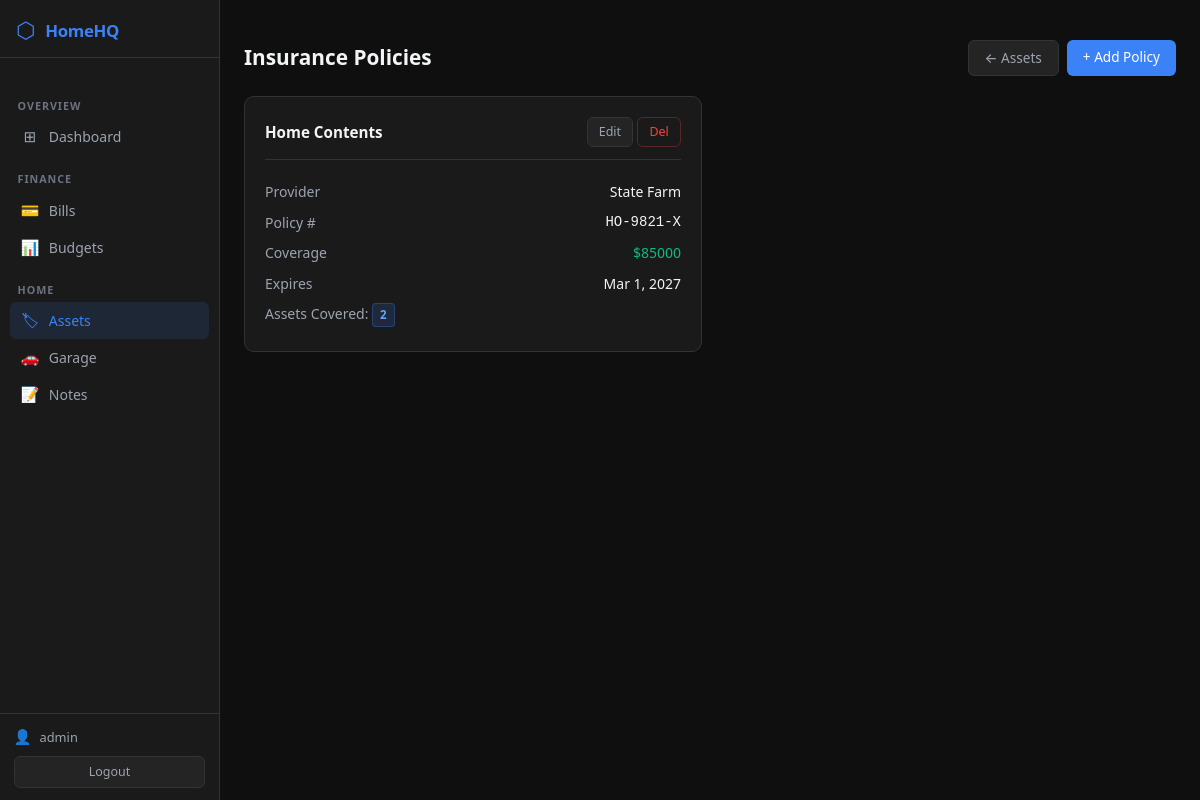
The app's page /assets/insurance/ (signed in) with its own data.
### assets/models.py (models this page shows, shortened)
class InsurancePolicy(models.Model):
    name = models.CharField(max_length=200)
    provider = models.CharField(max_length=200)
    policy_number = models.CharField(max_length=100)
    coverage_amount = models.DecimalField(max_digits=12, decimal_places=2, null=True, blank=True)
    expiry_date = models.DateField(null=True, blank=True)
    notes = models.TextField(blank=True)

### assets/views.py (the view)
# urls.py: path('insurance/', views.insurance_list, name='insurance_list'),
@login_required
def insurance_list(request):
    policies = InsurancePolicy.objects.all()
    return render(request, 'assets/insurance_list.html', {'policies': policies})

### templates/assets/insurance_list.html (shortened to what this page needs)
{% extends 'base.html' %}
{% block content %}
<div class="page-header mt-3">
  <div><h1 class="page-title">Insurance Policies</h1></div>
  <div class="d-flex gap-2">
    <a href="{% url 'asset_list' %}" class="btn-hq-secondary text-decoration-none">← Assets</a>
    <a href="{% url 'insurance_create' %}" class="btn-hq-primary text-decoration-none">+ Add Policy</a>
  </div>
</div>
<div class="row g-3">
  {% for policy in policies %}
  <div class="col-md-6">
    <div class="card-hq">
      <div class="card-hq-header">
        <h2 class="card-hq-title">{{ policy.name }}</h2>
        <div class="d-flex gap-1">
          <a href="{% url 'insurance_edit' policy.pk %}" class="btn-hq-secondary text-decoration-none" style="font-size:0.78rem;padding:0.3rem 0.7rem;">Edit</a>
          <a href="{% url 'insurance_delete' policy.pk %}" class="btn-hq-danger text-decoration-none" style="font-size:0.78rem;padding:0.3rem 0.7rem;">Del</a>
        </div>
      </div>
      <div style="font-size:0.875rem;">
        <div style="display:flex;justify-content:space-between;padding:0.3rem 0;"><span class="text-muted-hq">Provider</span><span>{{ policy.provider }}</span></div>
        <div style="display:flex;justify-content:space-between;padding:0.3rem 0;"><span class="text-muted-hq">Policy #</span><span style="font-family:monospace;">{{ policy.policy_number }}</span></div>
        {% if policy.coverage_amount %}<div style="display:flex;justify-content:space-between;padding:0.3rem 0;"><span class="text-muted-hq">Coverage</span><span style="color:var(--accent-green);">${{ policy.coverage_amount|floatformat:0 }}</span></div>{% endif %}
        {% if policy.expiry_date %}<div style="display:flex;justify-content:space-between;padding:0.3rem 0;"><span class="text-muted-hq">Expires</span><span>{{ policy.expiry_date|date:"M j, Y" }}</span></div>{% endif %}
        <div style="padding:0.3rem 0;"><span class="text-muted-hq">Assets Covered: </span><span class="badge-hq-blue">{{ policy.assets.count }}</span></div>
      </div>
    </div>
  </div>
  {% empty %}
  <div class="col-12"><div class="card-hq" style="text-align:center;padding:2rem;color:var(--text-muted);">No insurance policies. <a href="{% url 'insurance_create' %}" style="color:var(--accent-blue);">Add one.</a></div></div>
  {% endfor %}
</div>
{% endblock %}

### templates/base.html (shortened to what this page needs)
{% load static %}
<!DOCTYPE html>
<html lang="en">
<head>
  <link rel="stylesheet" href="{% static 'css/bootstrap.min.css' %}">
  <link rel="stylesheet" href="{% static 'css/homehq.css' %}">
</head>
<body>
<div class="shell">
  <aside class="sidebar">
    <a class="sidebar-brand text-decoration-none" href="{% url 'dashboard' %}">
      <span class="sidebar-brand-icon">⬡</span>
      <span class="sidebar-brand-text">HomeHQ</span>
    </a>
    <nav class="sidebar-nav mt-3">
      <div class="sidebar-section-label">Overview</div>
      <a class="sidebar-link text-decoration-none {% if request.resolver_match.url_name == 'dashboard' %}active{% endif %}"
         href="{% url 'dashboard' %}">
        <span class="sidebar-icon">⊞</span> Dashboard
      </a>
      <div class="sidebar-section-label">Finance</div>
      <a class="sidebar-link text-decoration-none {% if 'bills' in request.path %}active{% endif %}"
         href="{% url 'bill_list' %}">
        <span class="sidebar-icon">💳</span> Bills
      </a>
      <a class="sidebar-link text-decoration-none {% if 'budgets' in request.path %}active{% endif %}"
         href="{% url 'budget_list' %}">
        <span class="sidebar-icon">📊</span> Budgets
      </a>
      <div class="sidebar-section-label">Home</div>
      <a class="sidebar-link text-decoration-none {% if 'assets' in request.path %}active{% endif %}"
         href="{% url 'asset_list' %}">
        <span class="sidebar-icon">🏷</span> Assets
      </a>
      <a class="sidebar-link text-decoration-none {% if 'vehicles' in request.path %}active{% endif %}"
         href="{% url 'vehicle_list' %}">
        <span class="sidebar-icon">🚗</span> Garage
      </a>
      <a class="sidebar-link text-decoration-none {% if 'notes' in request.path %}active{% endif %}"
         href="{% url 'note_list' %}">
        <span class="sidebar-icon">📝</span> Notes
      </a>
    </nav>
    <div class="sidebar-footer">
      <div class="sidebar-user">
        <span class="sidebar-user-icon">👤</span>
        <span class="sidebar-username">{{ request.user.username }}</span>
      </div>
      <form method="post" action="{% url 'logout' %}" style="margin:0;">
        <button type="submit" class="sidebar-logout-btn">Logout</button>
      </form>
    </div>
  </aside>
  <div class="main-area">
    <div class="page-container">
      {% block content %}{% endblock %}
    </div>
  </div>
</div>
</body>
</html>

### static/css/homehq.css (style rules this page uses)
:root { --bg-primary: #0F0F0F; --bg-surface: #1A1A1A; --bg-elevated: #242424; --bg-hover: #2E2E2E; --border: #333333; --accent-blue: #3B82F6; --accent-green: #10B981; --accent-yellow:#F59E0B; --accent-red: #EF4444; --accent-purple:#A855F7; --text-primary: #F3F4F6; --text-muted: #9CA3AF; --text-subtle: #6B7280; --sidebar-w: 220px; }
*, *::before, *::after { box-sizing: border-box; }
body { margin: 0; background: var(--bg-primary); color: var(--text-primary); font-family: system-ui, -apple-system, "Segoe UI", sans-serif; font-size: 14px; line-height: 1.5; }
.shell { display: flex; min-height: 100vh; }
.main-area { flex: 1; min-width: 0; display: flex; flex-direction: column; }
.page-container { padding: 1.5rem; max-width: 1380px; }
.sidebar { width: var(--sidebar-w); flex-shrink: 0; background: var(--bg-surface); border-right: 1px solid var(--border); display: flex; flex-direction: column; position: sticky; top: 0; height: 100vh; overflow-y: auto; overflow-x: hidden; }
.sidebar-brand { display: flex; align-items: center; gap: 0.6rem; padding: 1.1rem 1rem 0.9rem; border-bottom: 1px solid var(--border); }
.sidebar-brand-icon { font-size: 1.4rem; color: var(--accent-blue); line-height: 1; }
.sidebar-brand-text { font-size: 1.05rem; font-weight: 700; color: var(--accent-blue); letter-spacing: -0.3px; }
.sidebar-nav { flex: 1; padding: 0.5rem 0.6rem; }
.sidebar-section-label { font-size: 0.67rem; font-weight: 700; color: var(--text-subtle); text-transform: uppercase; letter-spacing: 0.09em; padding: 0.75rem 0.5rem 0.25rem; margin-top: 0.25rem; }
.sidebar-link { display: flex; align-items: center; gap: 0.55rem; padding: 0.45rem 0.65rem; border-radius: 6px; color: var(--text-muted); font-size: 0.875rem; font-weight: 500; transition: background 0.12s ease, color 0.12s ease; white-space: nowrap; }
.sidebar-link.active { background: rgba(59,130,246,0.12); color: var(--accent-blue); }
.sidebar-icon { font-size: 0.95rem; width: 20px; text-align: center; flex-shrink: 0; }
.sidebar-footer { border-top: 1px solid var(--border); padding: 0.75rem 0.85rem; }
.sidebar-user { display: flex; align-items: center; gap: 0.5rem; margin-bottom: 0.5rem; }
.sidebar-user-icon { font-size: 0.9rem; }
.sidebar-username { font-size: 0.8rem; color: var(--text-muted); overflow: hidden; text-overflow: ellipsis; white-space: nowrap; }
.sidebar-logout-btn { width: 100%; background: var(--bg-elevated); border: 1px solid var(--border); border-radius: 6px; color: var(--text-muted); font-size: 0.78rem; padding: 0.35rem 0; cursor: pointer; transition: all 0.12s ease; }
.card-hq { background: var(--bg-surface); border: 1px solid var(--border); border-radius: 10px; padding: 1.25rem; margin-bottom: 1rem; }
.card-hq-header { display: flex; justify-content: space-between; align-items: center; margin-bottom: 1rem; padding-bottom: 0.75rem; border-bottom: 1px solid var(--border); }
.card-hq-title { font-size: 0.95rem; font-weight: 600; color: var(--text-primary); margin: 0; }
.badge-hq-blue { background:rgba(59,130,246,.15); color:#60A5FA; border:1px solid rgba(59,130,246,.3); border-radius:4px; padding:2px 7px; font-size:.72rem; font-weight:600; display:inline-block; }
.btn-hq-primary { background: var(--accent-blue); color:#fff; border:none; border-radius:6px; padding:0.42rem 1rem; font-size:.85rem; font-weight:500; cursor:pointer; transition:background .12s; display:inline-block; }
.btn-hq-secondary { background: var(--bg-elevated); color:var(--text-muted); border:1px solid var(--border); border-radius:6px; padding:0.42rem 1rem; font-size:.85rem; font-weight:500; cursor:pointer; transition:all .12s; display:inline-block; }
.btn-hq-danger { background:transparent; color:var(--accent-red); border:1px solid rgba(239,68,68,.3); border-radius:6px; padding:0.35rem 0.75rem; font-size:.78rem; cursor:pointer; transition:all .12s; display:inline-block; }
.page-header { display: flex; justify-content: space-between; align-items: center; margin-bottom: 1.25rem; }
.page-title { font-size: 1.3rem; font-weight:700; color:var(--text-primary); margin:0; }
.text-muted-hq { color:var(--text-muted); }

### records on screen
InsurancePolicy: name "Home Contents", provider "State Farm", policy_number "HO-9821-X", coverage_amount "85000", expiry_date "Mar 1, 2027", assets.count "2"

### other values on screen
{{ request.user.username }} "admin"
